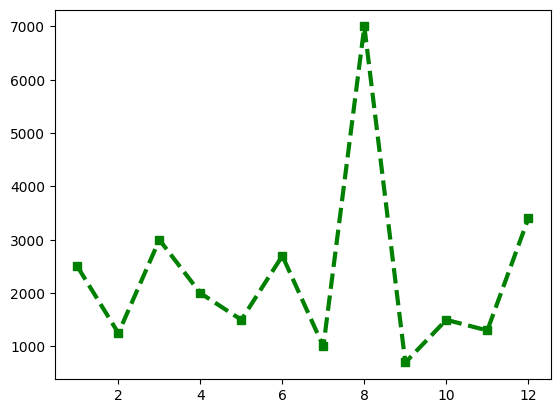

Recreate this plot in Python.
import matplotlib.pyplot as plt
months = [1,2,3,4,5,6,7,8,9,10,11,12]
sales = [2500,1250,3000,2000,1500,2700,1000,7000,700,1500,1300,3400]

plt.plot(months,sales, color='green', linestyle='--', linewidth=3,marker='s', label='Sales 2025')
plt.show()
